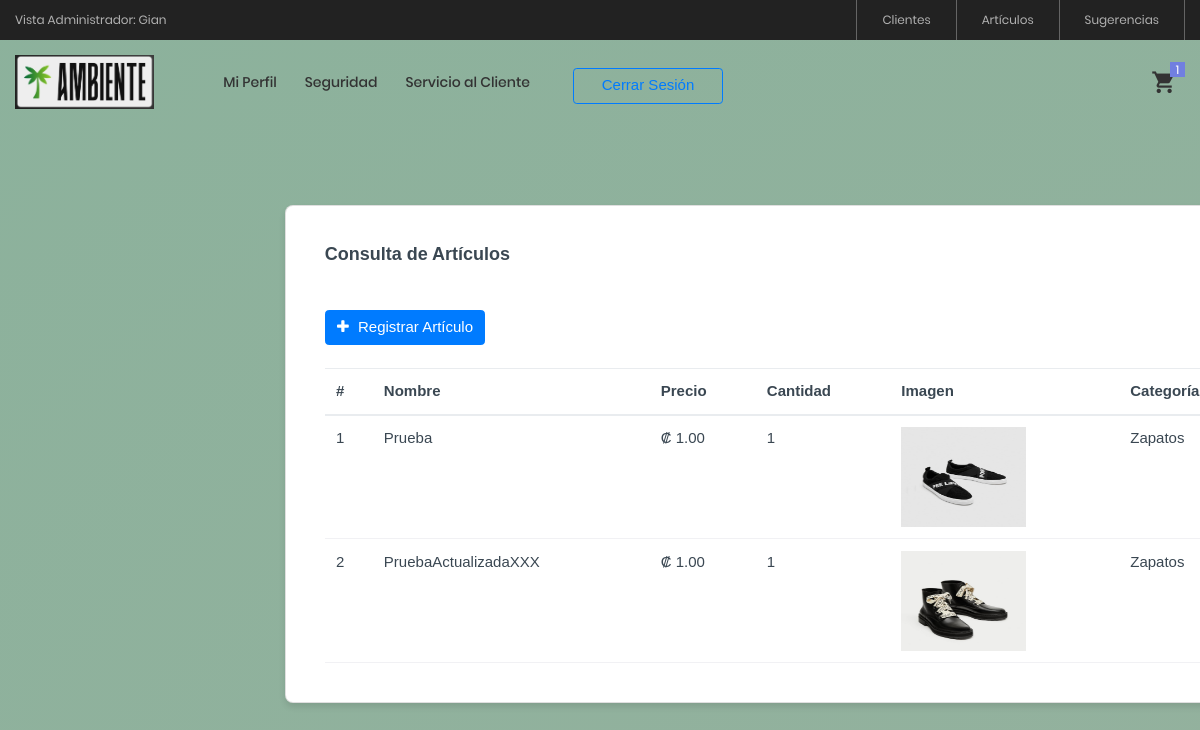
The app's page /View/Articulos/ConsultarArticulos.php (signed in), older data.
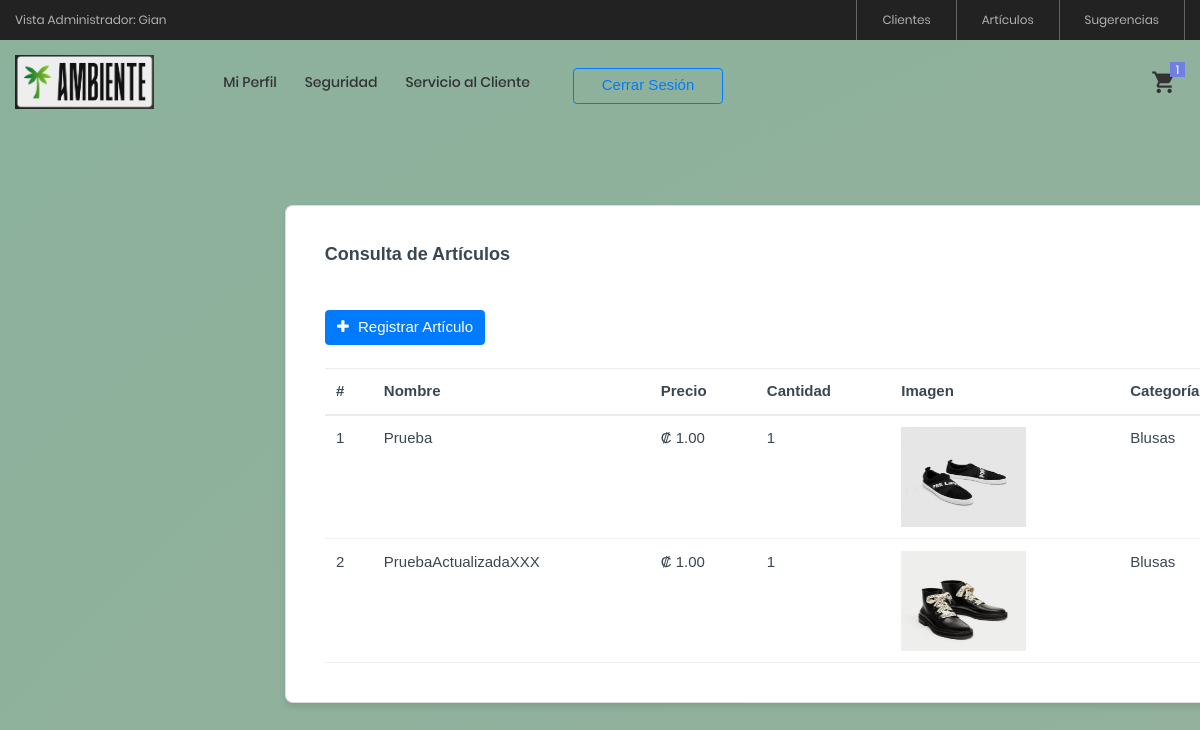
The same page, newer data.
### tables this page shows
CREATE TABLE `articulos` (
  `articuloID` int(11) NOT NULL AUTO_INCREMENT,
  `nombre` varchar(100) NOT NULL,
  `precio` decimal(10,2) NOT NULL,
  `cantidad` int(11) NOT NULL,
  `imagen` varchar(1000) NOT NULL,
  `categoriaID` int(11) NOT NULL,
  PRIMARY KEY (`articuloID`),
  KEY `categoriaID` (`categoriaID`),
  CONSTRAINT `articulos_ibfk_1` FOREIGN KEY (`categoriaID`) REFERENCES `categorias` (`categoriaID`)
);

CREATE TABLE `categorias` (
  `categoriaID` int(11) NOT NULL AUTO_INCREMENT,
  `nombre` varchar(50) NOT NULL,
  PRIMARY KEY (`categoriaID`)
);

### Model/ArticulosModel.php (called while the page is built, shortened)
<?php
function ConsultarArticulosModel()
{
    try
    {
        $enlace = AbrirBD();
        $sentencia = "CALL ConsultarArticulos()";
        $resultado = $enlace -> query($sentencia);
        return $resultado;
    }
    catch(Exception $ex)
    {
        return null;
    }
}
?>

### Controller/ArticulosController.php (called while the page is built, shortened)
<?php
include_once $_SERVER["DOCUMENT_ROOT"] . '/ProyectoAmbienteWeb/Model/ArticulosModel.php';
function ConsultarArticulos()
{
    return ConsultarArticulosModel();
}
?>

### View/Articulos/ConsultarArticulos.php (the view, shortened to what this page needs)
<?php
    include_once $_SERVER["DOCUMENT_ROOT"] . '/ProyectoAmbienteWeb/View/layout.php';
    include_once $_SERVER["DOCUMENT_ROOT"] . '/ProyectoAmbienteWeb/Controller/ArticulosController.php';
?>
<!doctype html>
<html lang="en">
<?php
    ReferenciasCSS();
?>
<body class="page-wrapper radial-gradient">
    <div id="main-wrapper" data-layout="vertical" data-navbarbg="skin6" data-sidebartype="full"
        data-sidebar-position="fixed" data-header-position="fixed">
        <?php
            MostrarMenu();
        ?>
        <div class="body-wrapper">
        <?php
            MostrarHeader();
        ?>
            <div class="container-fluid">
                <div class="row">
                    <div id="consultas" class="card">
                        <div class="card-body">
                            <h5 class="card-title fw-semibold mb-4">Consulta de Artículos</h5>
                            <br/>
                            <a href="RegistrarArticulos.php" class="btn btn-primary">
                                <i class="fa fa-plus" style="margin-right:5px;"></i>
                                Registrar Artículo
                            </a>
                            <br />
                            <br />
                            <div class="table-responsive">
                                <table id="example" class="table text-nowrap align-middle mb-0">
                                    <thead>
                                        <tr class="border-2 border-bottom border-primary border-0">
                                            <th scope="col">#</th>
                                            <th scope="col">Nombre</th>
                                            <th scope="col">Precio</th>
                                            <th scope="col">Cantidad</th>
                                            <th scope="col">Imagen</th>
                                            <th scope="col">Categoría</th>
                                        </tr>
                                    </thead>
                                    <tbody class="table-group-divider">
                                        <?php
                                            $datos = ConsultarArticulos();
                                            While($fila = mysqli_fetch_array($datos))
                                            {
                                                echo "<tr>";
                                                echo "<td>" . $fila["articuloID"] . "</td>";
                                                echo "<td>" . $fila["nombre"] . "</td>";
                                                echo "<td>₡ " . number_format($fila["precio"],2) . "</td>";
                                                echo "<td>" . $fila["cantidad"] . "</td>";
                                                echo "<td><img width='125' height='100' src='" . $fila["imagen"] . "' alt='Imagen'></img></td>";
                                                echo "<td>" . $fila["nombreCategoria"] . "</td>";
                                                echo "</tr>";
                                            }
                                        ?>
                                    </tbody>
                                </table>
                            </div>
                        </div>
                    </div>
                </div>
            </div>
        </div>
    </div>
</body>
</html>

### View/layout.php (shortened to what this page needs)
<?php
function MostrarMenu()
{
    if (isset($_SESSION["NombreCliente"]) && $_SESSION["RolID"] == "1") {
        echo '
                    <div class="container-menu-desktop" style="overflow-y: auto; max-height: 100vh;">
                        <div class="top-bar">
                            <div class="content-topbar flex-sb-m h-full container">
                                <div class="left-top-bar">
                                    Vista Administrador: ' . $_SESSION["NombreCliente"] . '
                                </div>
                            <div class="right-top-bar flex-w h-full">
                                <a href="../Cliente/consultarClientes.php" class="flex-c-m trans-04 p-lr-25">
                                    Clientes
                                </a>
                                <a href="../Articulos/ConsultarArticulos.php" class="flex-c-m trans-04 p-lr-25">
                                    Artículos
                                </a>
                                <a href="../Sugerencias/consultarSugerencia.php" class="flex-c-m trans-04 p-lr-25">
                                    Sugerencias
                                </a>
                            </div>
                        </div>
                    </div>';
    } else if (isset($_SESSION["NombreCliente"]) && $_SESSION["RolID"] == "2") {
        echo '
                <div class="container-menu-desktop" style="overflow-y: auto; max-height: 100vh;">
                    <div class="top-bar">
                        <div class="content-topbar flex-sb-m h-full container">
                            <div class="left-top-bar">
                                Bienvenido/a: ' . $_SESSION["NombreCliente"] . '
                            </div>
                        </div>
                    </div>
                </div>';
    }
}
function MostrarHeader()
{
    echo '
        <header style="position: fixed; top: 0; left: 0; width: 100%; z-index: 1000; background-color: #fff; box-shadow: 0 2px 5px rgba(0, 0, 0, 0.1);">
            <div class="container-menu-desktop">
                <div class="wrap-menu-desktop">
                    <nav class="limiter-menu-desktop container">
                        <a href="../Login/Home.php" class="logo">
                            <img src="../images/logo-01.jpeg" alt="IMG-LOGO">
                        </a>
                        <div class="menu-desktop">
                            <ul class="main-menu">';
    if (isset($_SESSION["NombreCliente"])) {
        echo '
                                    <li>
                                        <a href="../Cliente/consultarPerfil.php">Mi Perfil</a>
                                    </li>
                                    <li>
                                        <a href="../Cliente/cambiarAcceso.php">Seguridad</a>
                                    </li>
                                    <li>
                                        <a href="../Soporte/crearSolicitud.php">Servicio al Cliente</a>
                                    </li>
                                    <li>
                                        <form action="" method="POST">
                                            <button type="submit" style="width:150px" id="btnCerrarSesion" name="btnCerrarSesion"
                                            class="btn btn-outline-primary mx-3 mt-2 d-block">Cerrar Sesión</button>
                                        </form>
                                    </li>';
    } else {
        echo '
                                    <li>
                                        <a href="../Login/inicioSesion.php" style="width:150px"
                                                    class="btn btn-outline-primary mx-3 mt-2 d-block">Iniciar Sesión</a>
                                    </li>';
    }
    echo '
                            </ul>
                        </div>
                        <div class="wrap-icon-header flex-w flex-r-m">
                            <div class="icon-header-item cl2 hov-cl1 trans-04 p-l-22 p-r-11 icon-header-noti js-show-cart" data-notify="1">
                                <i class="zmdi zmdi-shopping-cart"></i>
                            </div>
                        </div>
                    </nav>
                </div>
            </div>
            <div class="wrap-header-mobile">
                <div class="logo-mobile">
                </div>
                    <div class="icon-header-item cl2 hov-cl1 trans-04 p-r-11 p-l-10 icon-header-noti js-show-cart" data-notify="2">
                        <i class="zmdi zmdi-shopping-cart"></i>
                    </div>
            </div>
        </header>
        <div style="margin-top: 80px;"></div>';
}
function ReferenciasCSS()
{
    echo '
            <head>
	            <meta charset="UTF-8">
	            <meta name="viewport" content="width=device-width, initial-scale=1">
                <meta charset="utf-8">
                <title>Tienda Ambiente</title>
                <link rel="shortcut icon" type="image/png" href="../images/logo-01.jpeg" />
                <link rel="stylesheet" href="../css/proyecto.css" />
                <link rel="stylesheet" href="../css/styles.min.css" />
                <link rel="stylesheet" href="https://cdn.datatables.net/2.1.8/css/dataTables.bootstrap5.css" />
                <link rel="stylesheet" href="https://cdnjs.cloudflare.com/ajax/libs/font-awesome/4.7.0/css/font-awesome.css" />
                <link rel="stylesheet" href="https://cdn.jsdelivr.net/npm/sweetalert2@11.14.5/dist/sweetalert2.min.css" />
                <link rel="stylesheet" type="text/css" href="../css/bootstrap.min.css">
                <link rel="stylesheet" type="text/css" href="../css/font-awesome.min.css">
                <link rel="stylesheet" type="text/css" href="../css/material-design-iconic-font.min.css">
                <link rel="stylesheet" type="text/css" href="../css/icon-font.min.css">
                <link rel="stylesheet" type="text/css" href="../css/animate.css">
                <link rel="stylesheet" type="text/css" href="../css/hamburgers.min.css">
                <link rel="stylesheet" type="text/css" href="../css/animsition.min.css">
                <link rel="stylesheet" type="text/css" href="../css/select2.min.css">
                <link rel="stylesheet" type="text/css" href="../css/daterangepicker.css">
                <link rel="stylesheet" type="text/css" href="../css/slick.css">
                <link rel="stylesheet" type="text/css" href="../css/magnific-popup.css">
                <link rel="stylesheet" type="text/css" href="../css/perfect-scrollbar.css">
                <link rel="stylesheet" type="text/css" href="../css/util.css">
                <link rel="stylesheet" type="text/css" href="../css/main.css">
            </head>';
}

### View/css/proyecto.css (style rules this page uses)
#consultas { width: 150%; max-width: 1200px; background-color: #ffffff; padding: 20px; box-shadow: 0px 4px 6px rgba(0, 0, 0, 0.1); border-radius: 8px; }

### View/css/main.css (style rules this page uses)
.container { max-width: 1380px; }
@media (max-width: 1600px) { .container { max-width: 1200px; } }
.container-menu-desktop { overflow-y: auto !important; position: relative !important; overflow: visible !important; height: auto; width: 100%; -webkit-transition: all 0.3s; -o-transition: all 0.3s; -moz-transition: all 0.3s; transition: all 0.3s; }
.top-bar { height: 40px; background-color: #222; }
.left-top-bar { font-family: Poppins-Regular; font-size: 12px; line-height: 1.8; color: #b2b2b2; }
.right-top-bar a { font-family: Poppins-Regular; font-size: 12px; line-height: 1.8; height: 100%; color: #b2b2b2; border-right: 1px solid rgba(255,255,255,0.3); }
.right-top-bar a:first-child { border-left: 1px solid rgba(255,255,255,0.3); }
.wrap-menu-desktop { position: fixed; z-index: 1100; background-color: transparent; width: 100%; height: 84px; top: 40px; left: 0px; -webkit-transition: height 0.3s, background-color 0.3s; -o-transition: height 0.3s, background-color 0.3s; -moz-transition: height 0.3s, background-color 0.3s; transition: height 0.3s, background-color 0.3s; }
.limiter-menu-desktop { height: 100%; display: -webkit-box; display: -webkit-flex; display: -moz-box; display: -ms-flexbox; display: flex; align-items: center; background-color: transparent; }
.logo { display: -webkit-box; display: -webkit-flex; display: -moz-box; display: -ms-flexbox; display: flex; align-items: center; height: 65%; margin-right: 55px; }
.logo img { max-width: 100%; max-height: 100%; }
.menu-desktop { display: -webkit-box; display: -webkit-flex; display: -moz-box; display: -ms-flexbox; display: flex; align-items: center; height: 100%; }
.main-menu { list-style-type: none; margin: 0; display: -webkit-box; display: -webkit-flex; display: -moz-box; display: -ms-flexbox; display: flex; align-items: center; }
.main-menu > li { display: block; position: relative; padding: 20px 10px 20px 0px; margin: 0px 4px 0px 14px; }
.main-menu > li > a { font-family: Poppins-Medium; font-size: 14px; color: #333; padding: 5px 0px; transition: all 0.4s; -webkit-transition: all 0.4s; -o-transition: all 0.4s; -moz-transition: all 0.4s; }
.wrap-icon-header { flex-grow: 1; }
.icon-header-item { position: relative; font-size: 26px; line-height: 1; cursor: pointer; }
.icon-header-noti::after { content: attr(data-notify); font-family: Poppins-Regular; font-size: 12px; color: #fff; line-height: 15px; text-align: center; display: block; position: absolute; top: -7px; right: 0; min-width: 15px; height: 15px; padding: 0 3px; background-color: #717fe0; }
.cl2 { color: #333; }

Row changes from the older to the newer data that the page shows:
changed through a linked row, articulos "Prueba": categoriaID.nombre "Zapatos" → "Blusas"
changed through a linked row, articulos "PruebaActualizadaXXX": categoriaID.nombre "Zapatos" → "Blusas"
